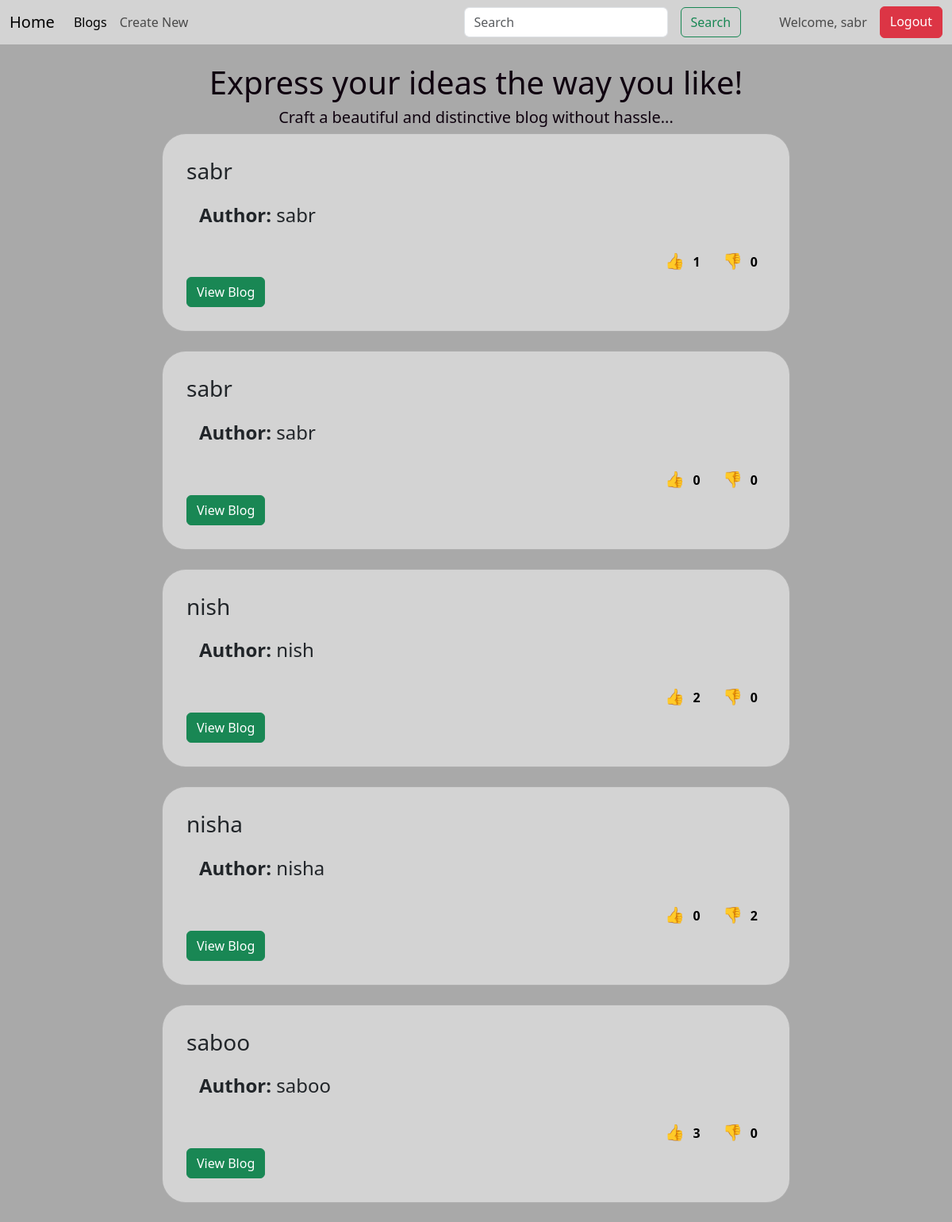
The app's page / (signed in) with its own data.
### models.py (models this page shows, shortened)
class User(UserMixin, db.Model):
    __tablename__ = 'user'
    id = db.Column(db.Integer, primary_key=True)
    Username = db.Column(db.String(500), nullable=False)
    Name = db.Column(db.String(100), nullable=False)
    Email = db.Column(db.String(100), nullable=False)
    Password = db.Column(db.String(500), nullable=True)

class Post(db.Model):
    id = db.Column(db.Integer, primary_key=True)
    Title = db.Column(db.String(500), nullable=False)
    Author = db.Column(db.String(100), nullable=False)
    Email = db.Column(db.String(500), nullable=False)
    Slug = db.Column(db.String(200), nullable=False)
    blog_post = db.Column(db.Text, nullable=False)
    created_at = db.Column(db.DateTime(timezone=True), server_default=func.now())
    user_id = db.Column(db.Integer, db.ForeignKey('user.id', name='fk_user_post'), nullable=True)  # Make nullable initially
    user = db.relationship('User', backref=db.backref('posts', lazy=True))
    like_count = db.Column(db.Integer, default=0)  # New field
    dislike_count = db.Column(db.Integer, default=0)  # New field

### app.py (the view)
@app.route('/')
@login_required
def home():
    user = Post.query.limit(100).all()
    return render_template('home.html', users=user)

### app.py (called while the page is built)
@login_manager.user_loader
def load_user(user_id):
    return User.query.get(int(user_id))

### templates/home.html (shortened to what this page needs)
<!DOCTYPE html>
<html lang="en">
<head>
    <link href="https://cdn.jsdelivr.net/npm/bootstrap@5.3.3/dist/css/bootstrap.min.css" rel="stylesheet">
</head>
<body style="background-color: darkgray;">
    <nav class="navbar navbar-expand-lg" style="background-color: #D3D3D3;">
        <div class="container-fluid">
            <a class="navbar-brand" href="/">Home</a>
            <div class="collapse navbar-collapse" id="navbarScroll">
                <ul class="navbar-nav me-auto my-2 my-lg-0 navbar-nav-scroll" style="--bs-scroll-height: 100px;">
                    <li class="nav-item">
                        <a class="nav-link active" aria-current="page" href="/">Blogs</a>
                    </li>
                    {% if not current_user.is_authenticated %}
                        <!-- <li class="nav-item">
                            <a class="nav-link active" aria-current="page" href="{{ url_for('signup') }}">Signup</a>
                        </li>
                        <li class="nav-item">
                            <a class="nav-link active" aria-current="page" href="{{ url_for('login') }}">Login</a>
                        </li> -->
                    {% else %}
                        <li class="nav-item">
                            <a class="nav-link" href="{{ url_for('link') }}">Create New</a>
                        </li>
                    {% endif %}
                </ul>
                <form action="{{ url_for('search') }}" class="d-flex" role="search">
                    <input class="form-control me-3" name="query" type="search" placeholder="Search" aria-label="Search">
                    <button class="btn btn-outline-success" type="submit">Search</button>
                </form>
                <div class="d-flex">
                    {% if current_user.is_authenticated %}
                        <span class="navbar-text me-3 ms-5">
                            Welcome, {{ current_user.Name }}
                        </span>
                        <a class="btn btn-danger" href="{{ url_for('logout') }}">Logout</a>
                    {% else %}
                        <a class="btn btn-primary me-2" href="{{ url_for('login') }}">Login</a>
                        <a class="btn btn-success" href="{{ url_for('signup') }}">Signup</a>
                    {% endif %}
                </div>
            </div>
        </div>
    </nav>
    <br>
    <center style="color: rgb(15, 2, 15);">
        <h1>Express your ideas the way you like!</h1>
        <h5>Craft a beautiful and distinctive blog without hassle...</h5>
    </center>
    {% for user in users | reverse %}
        <div class="row justify-content-center">
            <div class="col-sm-8 mb-3 mb-sm-0">
                <div class="card" style="background-color: #D3D3D3; border-radius: 30px;">
                    <div class="card-body" style="padding: 30px;">
                        <h3 class="card-title">{{ user.Title }}</h3>
                        <h4 class="card-body"><b>Author:</b> {{ user.Author }}</h4>
                    <div class="d-flex justify-content-end gap-2">
                        <form action="{{ url_for('react', post_id=user.id, reaction_type='like') }}" method="POST">
                            <button class="like-btn" type="submit">
                                👍
                                <span class="reaction-count">{{ user.like_count or 0 }}</span>
                            </button>
                        </form>
                        <form action="{{ url_for('react', post_id=user.id, reaction_type='dislike') }}" method="POST">
                            <button class="dislike-btn" type="submit">
                                👎
                                <span class="reaction-count">{{ user.dislike_count or 0 }}</span>
                            </button>
                        </form>
                    </div>
                        <form action="{{ url_for('blog', id=user.id) }}">
                            <button type="submit" class="btn btn-success">View Blog</button>
                        </form>
                    </div>
                </div>
            </div>
        </div>
        <br>
    {% endfor %}
</body>
</html>

### templates/home.html (style rules this page uses)
.like-btn, .dislike-btn { border: none; background-color: transparent; cursor: pointer; font-size: 20px; padding: 5px 10px; transition: all 0.3s ease; }
.like-btn { color: green; }
.dislike-btn { color: red; }
.reaction-count { font-size: 16px; margin-left: 5px; color: black; font-weight: bold; }

### records on screen
User: Name "sabr"
Post: Title "sabr", Author "sabr", like_count "1", dislike_count "0"
Post: Title "sabr", Author "sabr", like_count "0", dislike_count "0"
Post: Title "nish", Author "nish", like_count "2", dislike_count "0"
Post: Title "nisha", Author "nisha", like_count "0", dislike_count "2"
Post: Title "saboo", Author "saboo", like_count "3", dislike_count "0"
